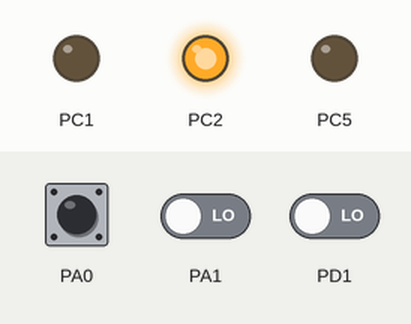
Recording of a program running on a simulated ATmega324P, built with avr-gcc and emulated at 3.6864 MHz. Shown: output pins drawn as LEDs (lit = HIGH). The test bench sets the inputs (shaded band); at power-on: PD1 LOW, PA0 LOW, PA1 LOW.

Above: at 1.2 s.
1.3 s: PD1 driven HIGH
At 2.0 s:
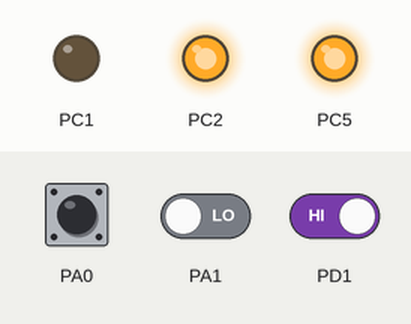
2.8 s: PD1 driven LOW
At 3.1 s:
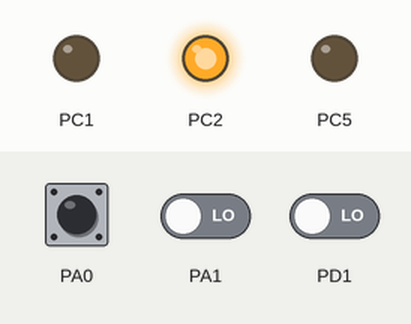
4.3 s: PA0 pulsed HIGH 2 times (0.12 s each, 0.3 s apart)
At 5.6 s:
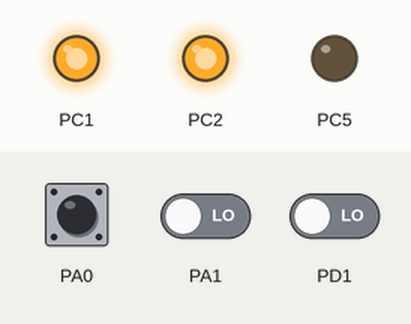
6.4 s: PD1 driven HIGH
At 7.1 s:
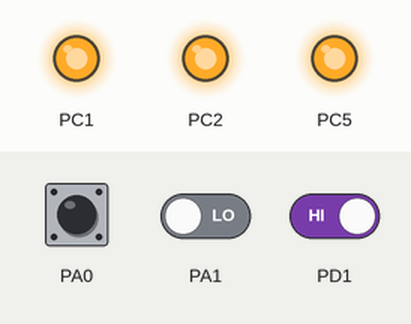
Timing chart, 0 to 8.9 s (numbered marks = the images above; inputs shaded):
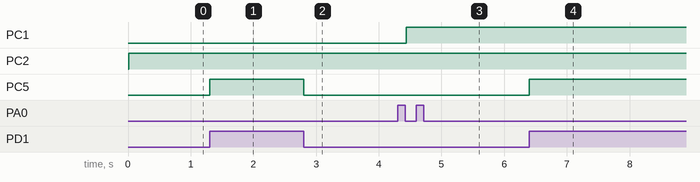

The program:

main.c
```c
/*
 * 74HC165.c
 *
 * Created: 29/11/2023 19:20:18
 * Author : Tiebe Declercq
 */

#include <avr/io.h>
#define F_CPU 3686400			/* Define CPU Frequency e.g. here 8MHz */
#include <util/delay.h>

int main(void)
{

DDRC |= ((1<<DDRC1)|(1<<DDRC2)|(1<<DDRC5));
DDRD &= ~(1<<DDRD1);

PORTC &= ~(1<<PORTC5);

DDRA = 0;
load();

while (1)
{


if(PIND&(1<<PIND1)){
PORTC |= (1<<PORTC5);
}
else{
PORTC &= ~(1<<PORTC5);
}
if(PINA&(1<<PINA0)){
	while(PINA&(1<<PINA0));
	_delay_ms(15);
	clockPuls();
}

if(PINA&(1<<PINA1)){
	while(PINA&(1<<PINA0));
	_delay_ms(15);

}

}
}

void clockPuls(){
	PORTC |= (1<<PORTC1);
	_delay_ms(15);
	PORTC &= ~(1<<PORTC5);
}
void load(){
	PORTC &= ~(1<<PORTC2);
	_delay_ms(15);
	PORTC |= (1<<PORTC2);
}
```

Measured:
- after the input at 1.3 s, PC5: LOW → HIGH at once
- after the input at 2.8 s, PC5: HIGH → LOW at once
- after the input at 4.3 s, PC1: LOW → HIGH after 0.14 s
- after the input at 6.4 s, PC5: LOW → HIGH at once
